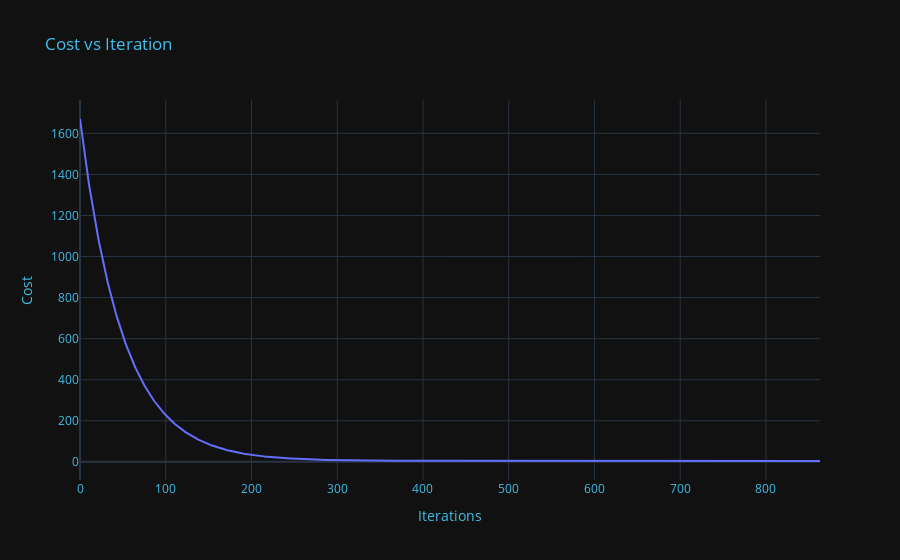

Notebook code for this chart:
### Code cell
lr = LinearRegression(0.01)
lr.fit(X_train, y_train, 10000)

### Figure 1 — Plotly figure (JSON) as saved in the notebook; plotly's stock layout.template omitted (floating-point values rounded to 4 significant figures; data arrays with more than 128 entries replaced by an {"elided": "..."} marker saying what was removed)
{"data": [{"hovertemplate": "x=%{x}<br>y=%{y}<extra></extra>", "legendgroup": "", "line": {"color": "#636efa", "dash": "solid"}, "marker": {"symbol": "circle"}, "mode": "lines", "name": "", "orientation": "v", "showlegend": false, "type": "scatter", "x": {"elided": "864 int values"}, "xaxis": "x", "y": {"elided": "864 float values"}, "yaxis": "y"}], "layout": {"legend": {"tracegroupgap": 0}, "title": {"font": {"color": "#41BEE9"}, "text": "Cost vs Iteration"}, "xaxis": {"anchor": "y", "color": "#41BEE9", "domain": [0, 1], "title": {"text": "Iterations"}}, "yaxis": {"anchor": "x", "color": "#41BEE9", "domain": [0, 1], "title": {"text": "Cost"}}}}
